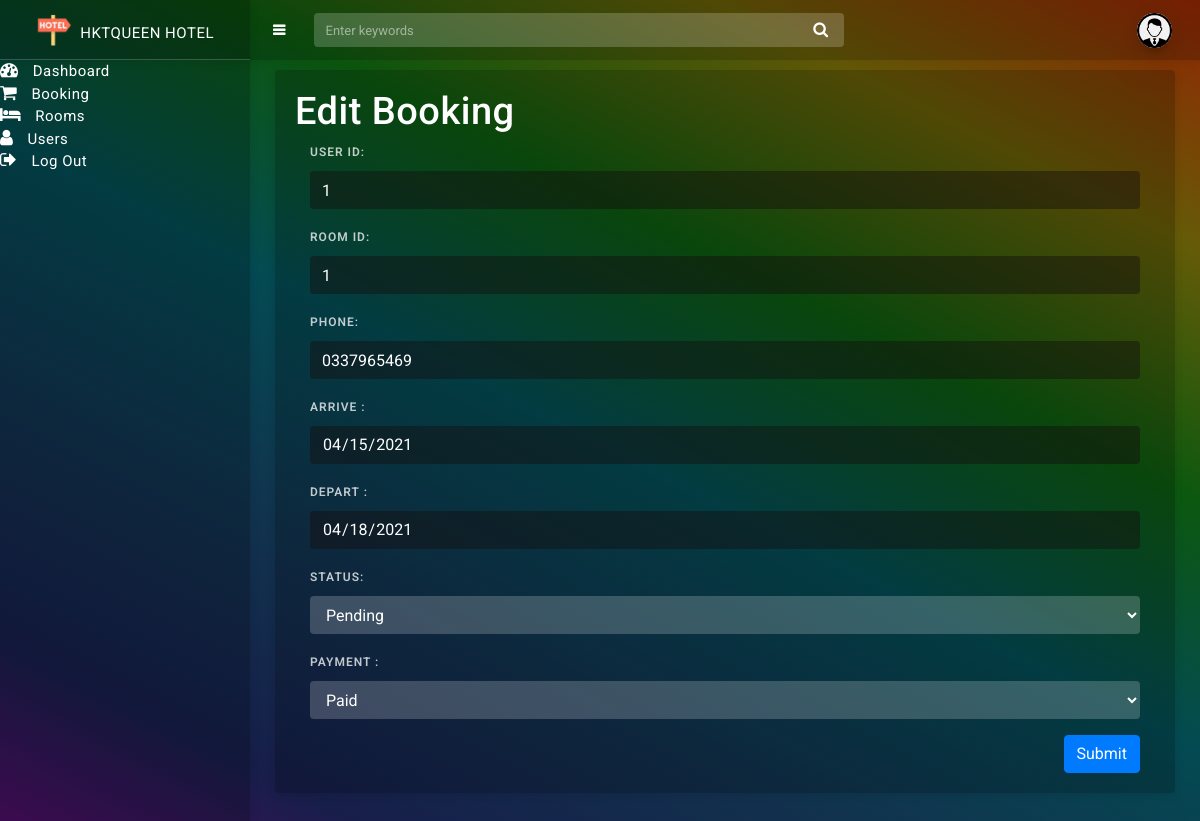
Page /src/Old/admin_PHP/editBooking.php?editId=1 on the committed database.
### tables this page shows
CREATE TABLE IF NOT EXISTS `roombooks` (
    `roombook_id` INT(11) NOT NULL AUTO_INCREMENT,
    `user_id` INT(11) NOT NULL,
    `room_id` INT(11) NOT NULL,
    `phone` VARCHAR(255) NOT NULL,
    `arrive` DATE NOT NULL,
    `depart` DATE NOT NULL,
    `status` text NOT NULL,
    `payment` CHAR(10) NOT NULL,
    PRIMARY KEY (`roombook_id`),
    FOREIGN KEY(user_id) REFERENCES `users`(user_id) on delete cascade on update cascade,
    FOREIGN KEY(room_id) REFERENCES `rooms`(room_id) on delete cascade on update cascade
);

### src/Old/admin_PHP/config.php (called while the page is built, shortened)
<?php
	class Rooms
	{
		private $servername = "localhost";
		private $username   = "root";
		private $password   = "";
		private $database   = "db_hotel";
		public function __construct()
		{
		    $this->con = new mysqli($this->servername, $this->username,$this->password,$this->database);
		    if(mysqli_connect_error()) {
			 trigger_error("Failed to connect to MySQL: " . mysqli_connect_error());
		    }else{
			return $this->con;
		    }
		}
		}
?>

### src/Old/admin_PHP/editBooking.php (the view, shortened to what this page needs)
<?php
  require 'config.php';
  $roomObj = new Rooms();
?>
<!DOCTYPE html>
<html lang="en">
<head>
    <link href="assets/css/bootstrap.min.css" rel="stylesheet" />
    <link href="assets/css/animate.css" rel="stylesheet" type="text/css" />
    <link href="assets/css/icons.css" rel="stylesheet" type="text/css" />
    <link href="assets/css/sidebar-menu.css" rel="stylesheet" />
    <link href="assets/css/app-style.css" rel="stylesheet" />
    <link rel="stylesheet" href="https://stackpath.bootstrapcdn.com/font-awesome/4.7.0/css/font-awesome.min.css">
</head>
<body class="bg-theme bg-theme1">
    <div id="wrapper">
        <div id="sidebar-wrapper" data-simplebar="" data-simplebar-auto-hide="true">
            <div class="brand-logo">
                <a href="index.php">
                    <img src="assets/images/logo.png" class="logo-icon" alt="logo icon">
                    <h5 class="logo-text">HKTQueen Hotel</h5>
                </a>
            </div>
            <ul class="sidebar-menu do-nicescrol">
                <li>
                    <a href="index.php">
                        <i class="fa fa-tachometer" aria-hidden="true"></i> <span>Dashboard</span>
                    </a>
                </li>
                <li>
                    <a href="booking.php">
                        <i class="fa fa-shopping-cart" aria-hidden="true"></i> <span>Booking</span>
                    </a>
                </li>
                <li>
                    <a href="rooms.php">
                        <i class="fa fa-bed" aria-hidden="true"></i> <span>Rooms</span>
                    </a>
                </li>
                <li>
                    <a href="users.php">
                        <i class="fa fa-user" aria-hidden="true"></i> <span>Users</span>
                    </a>
                </li>
                <li>
                    <a href="./signup-form/login-user.php" target="_blank">
                        <i class="fa fa-sign-out" aria-hidden="true"></i> <span>Log Out</span>
                    </a>
                </li>
            </ul>
        </div>
        <header class="topbar-nav">
            <nav class="navbar navbar-expand fixed-top">
                <ul class="navbar-nav mr-auto align-items-center">
                    <li class="nav-item">
                        <a class="nav-link toggle-menu" href="javascript:void();">
                            <i class="menu-icon fa fa-bars"></i>
                        </a>
                    </li>
                    <li class="nav-item">
                        <form class="search-bar">
                            <input type="text" class="form-control" placeholder="Enter keywords">
                            <a href="javascript:void();"><i class="fa fa-search"></i></a>
                        </form>
                    </li>
                </ul>
                <ul class="navbar-nav align-items-center right-nav-link">
                    <li class="nav-item">
                        <a class="nav-link dropdown-toggle dropdown-toggle-nocaret" data-toggle="dropdown" href="#">
                            <span class="user-profile"><img src="assets/images/user.png" class="img-circle" alt="user avatar"></span>
                        </a>
                    </li>
                </ul>
            </nav>
        </header>
        <div class="content-wrapper">
            <div class="container-fluid">
                        <div class="card">
                            <div class="card-body">
                            <h2>Edit Booking</h2>
                            <div class="container">
                            <?php
                                $id=$_GET['editId'];
                                $sql="select * from roombooks where roombook_id=$id";
                                $result=$roomObj->con->query($sql);
                                $room=mysqli_fetch_assoc($result);
                            ?>
                                <form action="" method="POST" enctype = "multipart/form-data">
                                    <div class="form-group">
                                        <label for="user_id">User ID:</label>
                                        <input type="user_id" readonly=true class="form-control" name="user_id" value="<?php echo $room['user_id']; ?>" required="">
                                    </div>
                                    <div class="form-group">
                                        <label for="room_id">Room ID:</label>
                                        <input type="room_id" readonly=true class="form-control" name="room_id" value="<?php echo $room['room_id']; ?>" required="">
                                    </div>
                                    <div class="form-group">
                                        <label for="phone">Phone:</label>
                                        <input type="phone" readonly=true class="form-control" name="phone" value="<?php echo $room['phone']; ?>"  required="">
                                    </div>
                                    <div class="form-group">
                                        <label for="arrive ">Arrive :</label>
                                        <input type="date" readonly=true class="form-control" name="arrive" value="<?php echo $room['arrive']?>"required="" >
                                    </div>
                                    <div class="form-group">
                                        <label for="depart">Depart  :</label>
                                        <input type="date" readonly=true class="form-control" name="depart" value="<?php echo $room['depart']?>"required="" >
                                    </div>
                                    <div class="form-group">
                                        <label for="status">Status:</label>
                                        <select name="status" class="form-control" id="" required="">
                                            <option value="pending">Pending</option>
                                        </select>
                                    </div>
                                    <div class="form-group">
                                        <label for="payment">Payment :</label>
                                        <select name="payment" class="form-control" id="" required="">
                                            <option value="paid">Paid </option>
                                        </select>
                                    </div>
                    <button type="submit" name="updatebook" value="<?php echo $room['roombook_id']?>" class="btn btn-primary" style="float:right;">Submit</button>
                </form>
              </div>
            </div>
          </div>
    </div>
</body>
</html>

### src/admin/assets/css/sidebar-menu.css (style rules this page uses)
.sidebar-menu { list-style: none; margin: 0; padding: 0; background-color: transparent; }
.sidebar-menu>li { position: relative; margin: 0; padding: 0; }

### src/Old/admin_PHP/assets/css/app-style.css (style rules this page uses)
html { font-family: 'Roboto', sans-serif; -webkit-text-size-adjust: 100%; -ms-text-size-adjust: 100%; -ms-overflow-style: scrollbar; -webkit-tap-highlight-color: transparent; }
html { height: 100%; }
body { background-color: #000; font-family: 'Roboto', sans-serif; font-size: 15px; color: rgba(255, 255, 255, .85); letter-spacing: 0.5px; }
select option { background: #000; }
::placeholder { color: #fff !important; font-size: 13px; opacity: .5 !important; }
.h1, .h2, .h3, .h4, .h5, .h6, h1, h2, h3, h4, h5, h6 { color: #fff; }
.h2, h2 { font-size: 38px; line-height: 42px; }
.h5, h5 { font-size: 18px; line-height: 22px; }
a { color: #ffffff; }
a { outline: none!important }
#wrapper { width: 100%; position: relative; }
#sidebar-wrapper { background-color: rgba(0, 0, 0, .2); position: fixed; top: 0px; left: 0px; z-index: 1000; overflow: hidden; width: 250px; height: 100%; -webkit-transition: all 0.3s ease; -moz-transition: all 0.3s ease; -o-transition: all 0.3s ease; transition: all 0.3s ease; box-shadow: 0 2px 10px rgba(0, 0, 0, 0.1); }
.content-wrapper { margin-left: 250px; padding-top: 70px; padding-left: 10px; padding-right: 10px; padding-bottom: 70px; overflow-x: hidden; -webkit-transition: all 0.3s ease; -moz-transition: all 0.3s ease; -o-transition: all 0.3s ease; transition: all 0.3s ease; }
.bg-theme { background-size: 100% 100%; background-attachment: fixed; background-position: center; background-repeat: no-repeat; transition: background .3s; }
body.bg-theme1 { background-image: linear-gradient(567deg, rgba(165, 42, 4, 0.89), rgba(113, 102, 8, 0.89), rgba(13, 95, 16, 0.93), rgba(4, 79, 88, 0.94), rgba(19, 56, 86, 0.9), rgba(24, 32, 78, 0.94), rgba(100, 8, 115, 0.95)); }
.topbar-nav .navbar { padding: 0px 15px; z-index: 999; height: 60px; background-color: rgba(0, 0, 0, .2); -webkit-box-shadow: 0 2px 10px rgba(0, 0, 0, 0.1); box-shadow: 0 2px 10px rgba(0, 0, 0, 0.1); }
.toggle-menu i { margin-left: 250px; font-size: 14px; font-weight: 600; color: #ffffff; cursor: pointer; -webkit-transition: all 0.3s ease; -moz-transition: all 0.3s ease; -o-transition: all 0.3s ease; transition: all 0.3s ease; }
.right-nav-link a.nav-link { padding-right: .8rem !important; padding-left: .8rem !important; font-size: 20px; color: #ffffff; }
.dropdown-toggle-nocaret:after { display: none }
.user-profile img { width: 35px; height: 35px; border-radius: 50%; box-shadow: 0 16px 38px -12px rgba(0, 0, 0, .56), 0 4px 25px 0 rgba(0, 0, 0, .12), 0 8px 10px -5px rgba(0, 0, 0, .2); }
.brand-logo { width: 100%; height: 60px; line-height: 60px; text-align: center; border-bottom: 1px solid rgba(255, 255, 255, 0.2) }
.logo-text { color: #ffffff; font-size: 15px; display: inline-block; text-transform: uppercase; position: relative; top: 3px; font-weight: 400; text-align: center; line-height: 50px; }
.logo-icon { width: 35px; margin-right: 5px; }
.search-bar { margin-left: 20px; position: relative; }
.search-bar input { border: 0px solid #f1f1f1; font-size: 15px; width: 530px; border-radius: 0.25rem; height: 34px; padding: .375rem 2.0rem .375rem .75rem; background-color: rgba(255, 255, 255, 0.2); }
.search-bar input::placeholder { color: #fff !important; font-size: 13px; opacity: .5 !important; }
.search-bar a i { position: absolute; top: 8px; right: 15px; color: #fff; font-size: 16px; }
.sidebar-menu li a i:first-child { margin-right: 10px; font-size: 18px; }
.card { margin-bottom: 25px; box-shadow: 0 2px 10px rgba(0, 0, 0, 0.1); border: none; background-color: rgba(0, 0, 0, .2); }
label { color: rgba(255, 255, 255, 0.75); font-size: .75rem; text-transform: uppercase; letter-spacing: 1px; font-weight: 600; margin-bottom: 10px; }
.form-control { border: 0px solid #e5eaef; background-color: rgba(255, 255, 255, 0.2); color: #fff !important; }
.form-control:disabled, .form-control[readonly] { background-color: rgba(21, 14, 14, 0.45); opacity: 1; }

### rows in the picture
roombooks: user_id "1", room_id "1", phone "0337965469", arrive "04/15/2021", depart "04/18/2021"
